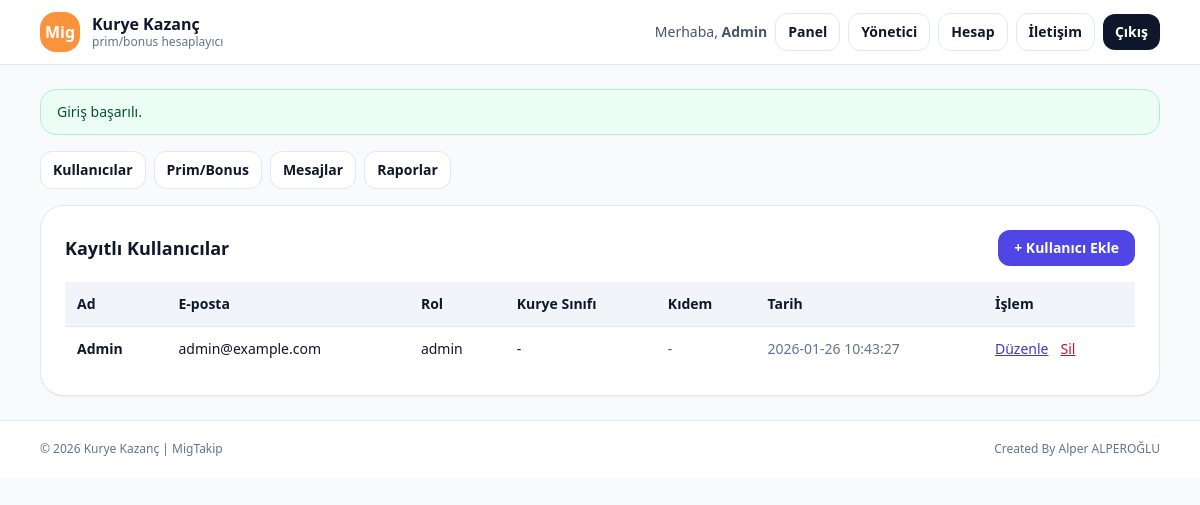
The page /admin/users.php (signed in) on the database its author committed.
### tables this page shows
CREATE TABLE `users` (
  `id` int(11) NOT NULL,
  `name` varchar(120) NOT NULL,
  `email` varchar(190) NOT NULL,
  `phone` varchar(30) DEFAULT NULL,
  `password_hash` varchar(255) NOT NULL,
  `role` enum('admin','chef','user') NOT NULL DEFAULT 'user',
  `courier_class` varchar(50) DEFAULT NULL,
  `start_date` date DEFAULT NULL,
  `seniority_start_date` date DEFAULT NULL,
  `accounting_fee` decimal(10,2) NOT NULL DEFAULT 0.00,
  `default_motor_type` varchar(10) DEFAULT 'own',
  `default_motor_rent_monthly` decimal(10,2) DEFAULT 0.00,
  `motor_default_type` enum('own','rental') NOT NULL DEFAULT 'own',
  `motor_monthly_rent` decimal(10,2) NOT NULL DEFAULT 0.00,
  `motor_plate` varchar(20) DEFAULT NULL,
  `first_login_done` tinyint(1) NOT NULL DEFAULT 0,
  `created_at` timestamp NOT NULL DEFAULT current_timestamp()
);

### app/helpers.php (called while the page is built, shortened)
<?php
function e(string $s): string { return htmlspecialchars($s, ENT_QUOTES, 'UTF-8'); }
function base_url(): string {
  $cfg = require __DIR__ . '/../config/config.php';
  if (!empty($cfg['app']['base_url'])) return rtrim($cfg['app']['base_url'], '/');
  $https = (!empty($_SERVER['HTTPS']) && $_SERVER['HTTPS'] !== 'off');
  $scheme = $https ? 'https' : 'http';
  $host = $_SERVER['HTTP_HOST'] ?? 'localhost';
  $scriptName = $_SERVER['SCRIPT_NAME'] ?? '';
  $dir = rtrim(str_replace('\\', '/', dirname($scriptName)), '/');
  return $scheme . '://' . $host . $dir;
}
function session_boot(): void {
  $cfg = require __DIR__ . '/../config/config.php';
}
function flash_get(): ?array {
  $f = $_SESSION['_flash'];
  return $f;
}

### config/config.php (called while the page is built, shortened)
<?php
return [
  'db' => [
    'host' => 'localhost',
    'name' => 'sesmotors_kurye',
    'user' => 'sesmotors_kurye',
    'pass' => 'nuFeKp5EWXnQ558embmK',
    'charset' => 'utf8mb4',
  ],
  'app' => [
    'base_url' => 'https://www.sesmotors.com/kurye/public',
    'session_name' => 'KURYESESS',
  ],
];

### public/admin/users.php (the view, shortened to what this page needs)
<?php
require_once __DIR__ . '/../../app/helpers.php';
require_once __DIR__ . '/../../app/layout.php';
$pdo  = db();
$user = $_SESSION['user'];
$users = $pdo->query("SELECT id,name,email,phone,role,courier_class,seniority_start_date,created_at FROM users ORDER BY id DESC")->fetchAll();
render_header('Yönetici • Kullanıcılar', ['user'=>$user, 'is_admin'=>true]);
?>
<div class="max-w-6xl mb-4 flex flex-wrap items-center gap-2">
  <a class="rounded-xl px-3 py-2 text-sm font-semibold border border-slate-200 bg-white hover:bg-slate-50" href="<?= e(base_url()) ?>/admin/users.php">Kullanıcılar</a>
  <a class="rounded-xl px-3 py-2 text-sm font-semibold border border-slate-200 bg-white hover:bg-slate-50" href="<?= e(base_url()) ?>/admin/tiers.php">Prim/Bonus</a>
  <a class="rounded-xl px-3 py-2 text-sm font-semibold border border-slate-200 bg-white hover:bg-slate-50" href="<?= e(base_url()) ?>/admin/contacts.php">Mesajlar</a>
  <a class="rounded-xl px-3 py-2 text-sm font-semibold border border-slate-200 bg-white hover:bg-slate-50" href="<?= e(base_url()) ?>/reports.php">Raporlar</a>
</div>
<div class="rounded-3xl bg-white border border-slate-200 shadow-sm p-6 overflow-x-auto">
  <div class="flex items-center justify-between gap-3">
    <h2 class="text-lg font-extrabold">Kayıtlı Kullanıcılar</h2>
    <a class="rounded-xl bg-indigo-600 px-4 py-2 text-sm font-bold text-white hover:bg-indigo-500"
       href="<?= e(base_url()) ?>/admin/user_add.php">+ Kullanıcı Ekle</a>
  </div>
  <table class="mt-4 w-full text-sm min-w-[760px]">
    <thead class="bg-slate-100">
      <tr>
        <th class="text-left p-3">Ad</th>
        <th class="text-left p-3">E-posta</th>
        <th class="text-left p-3">Rol</th>
        <th class="text-left p-3">Kurye Sınıfı</th>
        <th class="text-left p-3">Kıdem</th>
        <th class="text-left p-3">Tarih</th>
        <th class="text-left p-3">İşlem</th>
      </tr>
    </thead>
    <tbody>
      <?php foreach ($users as $u): ?>
        <tr class="border-t border-slate-200">
          <td class="p-3 font-semibold"><?= e($u['name']) ?></td>
          <td class="p-3"><?= e($u['email']) ?></td>
          <td class="p-3"><?= e($u['role']) ?></td>
          <td class="p-3"><?= e($u['courier_class'] ?: '-') ?></td>
          <td class="p-3 text-slate-600"><?php
            $yrs = $u['seniority_start_date'] ? (new DateTime($u['seniority_start_date']))->diff(new DateTime())->y : 0;
            echo $u['seniority_start_date'] ? e($yrs . ' yıl') : '-';
          ?></td>
          <td class="p-3 text-slate-500"><?= e($u['created_at']) ?></td>
          <td class="p-3">
            <div class="flex items-center gap-3">
              <a class="underline text-indigo-700" href="<?= e(base_url()) ?>/admin/user_edit.php?id=<?= e($u['id']) ?>">Düzenle</a>
              <form method="post" onsubmit="return confirm('Bu kullanıcı silinsin mi? Bu işlem geri alınamaz.');">
                <button class="underline text-rose-700 hover:text-rose-800" type="submit">Sil</button>
              </form>
            </div>
          </td>
        </tr>
      <?php endforeach; ?>
    </tbody>
  </table>
</div>
<?php render_footer(); ?>

### app/layout.php (shortened to what this page needs)
<?php
require_once __DIR__ . '/helpers.php';
function render_header(string $title, array $opts = []): void {
  $user = $opts['user'] ?? null;
  $is_admin = $opts['is_admin'] ?? false;
  $flash = flash_get();
  ?>
<!doctype html>
<html lang="tr">
<head>
  <script src="https://cdn.tailwindcss.com"></script>
</head>
<body class="bg-slate-50 text-slate-900">
  <header class="sticky top-0 z-40 bg-white/90 backdrop-blur border-b border-slate-200">
    <div class="max-w-6xl mx-auto px-4 py-3 flex items-center justify-between gap-3">
      <div class="flex items-center gap-3">
        <div class="h-10 w-10 rounded-2xl text-white flex items-center justify-center font-black" style="background-color: rgb(251 146 60);">Mig</div>
        <div class="leading-tight">
          <div class="font-extrabold">Kurye Kazanç</div>
          <div class="text-xs text-slate-500">prim/bonus hesaplayıcı</div>
        </div>
      </div>
      <nav class="hidden sm:flex items-center gap-2">
        <?php if ($user): ?>
          <span class="hidden md:inline text-sm text-slate-600">Merhaba, <b><?= e($user['name']) ?></b></span>
          <a class="rounded-xl px-3 py-2 text-sm font-semibold border border-slate-200 bg-white hover:bg-slate-50"
             href="<?= e(base_url()) ?>/dashboard.php">Panel</a>
          <?php if ($is_admin): ?>
            <a class="rounded-xl px-3 py-2 text-sm font-semibold border border-slate-200 bg-white hover:bg-slate-50"
               href="<?= e(base_url()) ?>/admin/users.php">Yönetici</a>
          <?php endif; ?>
          <a class="rounded-xl px-3 py-2 text-sm font-semibold border border-slate-200 bg-white hover:bg-slate-50"
             href="<?= e(base_url()) ?>/account.php">Hesap</a>
          <a class="rounded-xl px-3 py-2 text-sm font-semibold border border-slate-200 bg-white hover:bg-slate-50"
             href="<?= e(base_url()) ?>/contact.php">İletişim</a>
          <a class="rounded-xl px-3 py-2 text-sm font-semibold bg-slate-900 text-white hover:bg-slate-800"
             href="<?= e(base_url()) ?>/logout.php">Çıkış</a>
        <?php else: ?>
          <a class="rounded-xl px-3 py-2 text-sm font-semibold bg-slate-900 text-white hover:bg-slate-800"
             href="<?= e(base_url()) ?>/login.php">Giriş</a>
        <?php endif; ?>
      </nav>
    </div>
  </header>
  <main class="max-w-6xl mx-auto px-4 py-6">
    <?php if ($flash): ?>
      <div class="mb-4 rounded-2xl border px-4 py-3 text-sm <?= $flash['type']==='ok'?'border-emerald-200 bg-emerald-50 text-emerald-900':'border-rose-200 bg-rose-50 text-rose-900' ?>">
        <?= e($flash['msg']) ?>
      </div>
    <?php endif; ?>
<?php
}
function render_footer(): void { ?>
  </main>
  <footer class="border-t border-slate-200 bg-white">
    <div class="max-w-6xl mx-auto px-4 py-5 text-xs text-slate-500 flex flex-col sm:flex-row gap-2 sm:items-center sm:justify-between">
      <div>© <?= date('Y') ?> Kurye Kazanç | MigTakip</div>
      <div>Created By Alper ALPEROĞLU</div>
    </div>
  </footer>
</body>
</html>
<?php } ?>

### rows shown on the page
users: name "Admin", email "admin@example.com", role "admin", courier_class "-", created_at "2026-01-26 10:43:27"

### other values the page prints
$flash['msg'] "Giriş başarılı."
